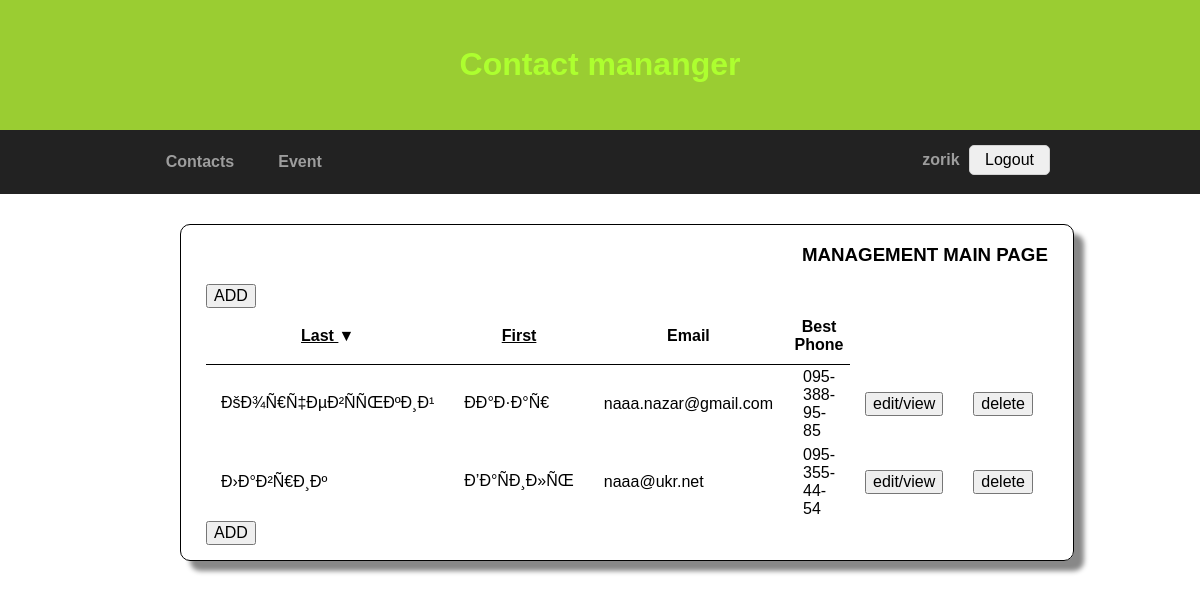
/index.php (signed in), run on the app's committed database.
### tables this page shows
CREATE TABLE IF NOT EXISTS `contacts` (
`id` int(6) unsigned NOT NULL,
  `first_name` varchar(30) DEFAULT NULL,
  `last_name` varchar(30) DEFAULT NULL,
  `email` varchar(50) DEFAULT NULL,
  `home_phone` varchar(20) DEFAULT NULL,
  `work_phone` varchar(20) DEFAULT NULL,
  `cell_phone` varchar(20) DEFAULT NULL,
  `address1` varchar(50) DEFAULT NULL,
  `address2` varchar(50) DEFAULT NULL,
  `city` varchar(30) DEFAULT NULL,
  `state` varchar(30) DEFAULT NULL,
  `zip` varchar(10) DEFAULT NULL,
  `country` varchar(30) DEFAULT NULL,
  `birth_day` date DEFAULT NULL
);

### index.php (the view, shortened to what this page needs)
<?php
	require_once 'php_script\validation.php';
	$conn = sql_connect();
	$sort_l ='';
	$sort_f ='';
	$symbol_f ='';
	$symbol_l ='';
	$best_phone = '';
	$username = $_SESSION['username'];
		$num_records_per_page = 5;
	if (isset($_GET['page_active'])) {
		$page_active =$_GET['page_active'];
	}
	else {
		$page_active = 1;
	}
		$start_from = ($page_active-1) * $num_records_per_page;
	if ($sort_l == 'last_ascending' or $sort_l == "" and (!isset($_GET["sort_f"])) ){
		$sql = "SELECT id, last_name, first_name, cell_phone, work_phone, home_phone, email, best_phone FROM users_contacts, contacts LEFT OUTER JOIN best_phone ON best_phone.id_contacts = contacts.id WHERE users_contacts.username = '$username' AND contacts.id = users_contacts.id_contacts ORDER BY last_name LIMIT $start_from, $num_records_per_page";
		$symbol_l= '&#9660';
		$sort_l = 'last_descending';
	}
	$result = mysqli_query($conn, $sql);
?>
<!DOCTYPE html>
<html>
<head>
	<link rel="stylesheet" type="text/css" href="css/normalize.css">
	<link rel="stylesheet" type="text/css" href="css/style.css">
</head>
<body>
	<header class="header">
		<div class="container">
			<h1>Contact mananger</h1>
		</div>
	</header>
	<nav class="page-navigation">
		<div class="container">
			<ul>
				<li><a href="index.php">Contacts</a></li>
				<li><a href="event.php">Event</a></li>
			</ul>
			<form class="login" action="login.php" method="post">
				<span class="session_va"><?php echo $_SESSION['username']; ?></span>
				<input type="submit" name="logout" value="Logout">
			</form>
		</div>
	</nav>
	<main class="main">
		<div class="container">
			<div class='content_view'>
				<span style='text-align: right'><h3>MANAGEMENT MAIN PAGE</h3></span>
				<table>
					<form action='edit_view.php'>
					<input type='submit' value= 'ADD'>
					</form>
					<thead>
						<tr>
							<th><a href="index.php?sort_l=<?php echo $sort_l;?>">Last </a><?php echo $symbol_l ?></th>
							<th><a href="index.php?sort_f=<?php echo $sort_f;?>">First </a><?php echo $symbol_f ?></th>
							<th>Email</th>
							<th>Best Phone</th>
						</tr>
					</thead>
					<tbody>
			<?php
				while ($row = mysqli_fetch_assoc($result)) {
					if ($row["best_phone"] == 'cell'){
						$best_phone = $row["cell_phone"];
					}
					elseif ($row["best_phone"] == 'work'){
						$best_phone = $row["work_phone"];
					}
						elseif ($row["best_phone"] == 'home'){
						$best_phone = $row["home_phone"];
					}
					echo
						"<tr>
							<td>" . $row["last_name"] . "</td>
							<td>".  $row["first_name"] . "</td>
							<td>" . $row["email"] . "</td>
							<td>" . $best_phone ."</td>
							<td>
								<form  method='post' action='edit_view.php'>
									<input type='hidden' name='id' value=". $row["id"] .">
									<input type='hidden' name='edit_view' value='yes'>
									<input type='submit' value='edit/view'>
								</form></td>
							<td>
								<form  method='post' action='index.php'>
									<input type='hidden' name='id' value=". $row["id"] .">
									<input type='hidden' name='delete' value='yes'>
									<input type='submit' value='delete'>
								</form></td>
						</tr>";
				}
				?>
						</tbody>
					</table>
				<form action='edit_view.php'>
				<input type='submit' value= 'ADD'>
				</form>
			</div>
		</div>
	</main>
</body>
</html>

### css/style.css (style rules this page uses)
body { font-family: Arial, San-Serif; font-size: 100%; }
ul { margin:0; padding: 0; }
ul li { list-style-type: none; }
a { color:black; }
td { padding:3px 15px 3px 15px; }
.container { margin:0 auto; width:900px; }
.header { padding:25px 0; background-color: yellowgreen; box-shadow: 10px 10px 5px #888888; }
.header h1, .header h2 { color:greenyellow; text-align: center; }
.page-navigation { background-color:#222; border-color:#101010; min-height: 64px; }
.page-navigation li { float:left; width: 100px; }
.page-navigation a { display:block; color:#9d9d9d; line-height: 4em; font-weight: bold; text-align: center; text-decoration: none; }
.session_va { color:#9d9d9d; font-weight: bold; padding: 0 5px 0 5px; }
.login { padding: 15px 0; float:right; }
.login input[type="submit"] { padding: 5px 15px; border-radius: 5px; border:1px solid lightgrey ; }
.content_view { border:1px solid; border-radius: 10px; padding: 0px 25px 15px 25px; display: inline-block; width:auto; margin:30px 30px 15px 30px; box-shadow: 10px 10px 5px #888888; position: relative; }
#event_table td, th { padding:10px 5px 10px 5px; border-bottom: 1px solid; }
.main { min-height: 400px; }

### data on the page
contacts: last_name "ÐšÐ¾Ñ€Ñ‡ÐµÐ²ÑÑŒÐºÐ¸Ð¹", first_name "ÐÐ°Ð·Ð°Ñ€", email "naaa.nazar@gmail.com", home_phone "095-388-95-85"
contacts: last_name "Ð›Ð°Ð²Ñ€Ð¸Ðº", first_name "Ð’Ð°ÑÐ¸Ð»ÑŒ", email "naaa@ukr.net", cell_phone "095-355-44-54"

### other printed values
$_SESSION['username'] "zorik"
$symbol_l "▼"
